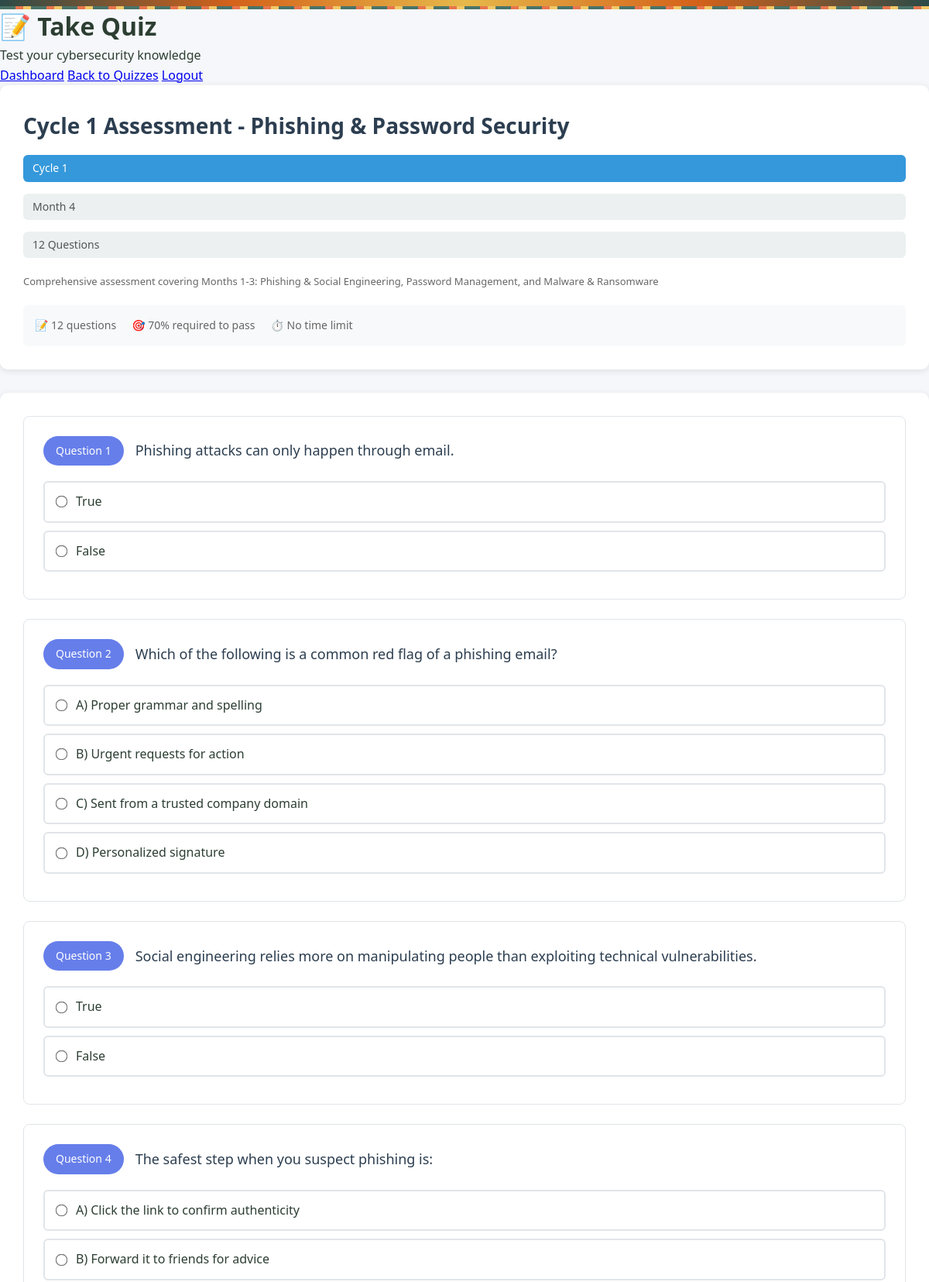
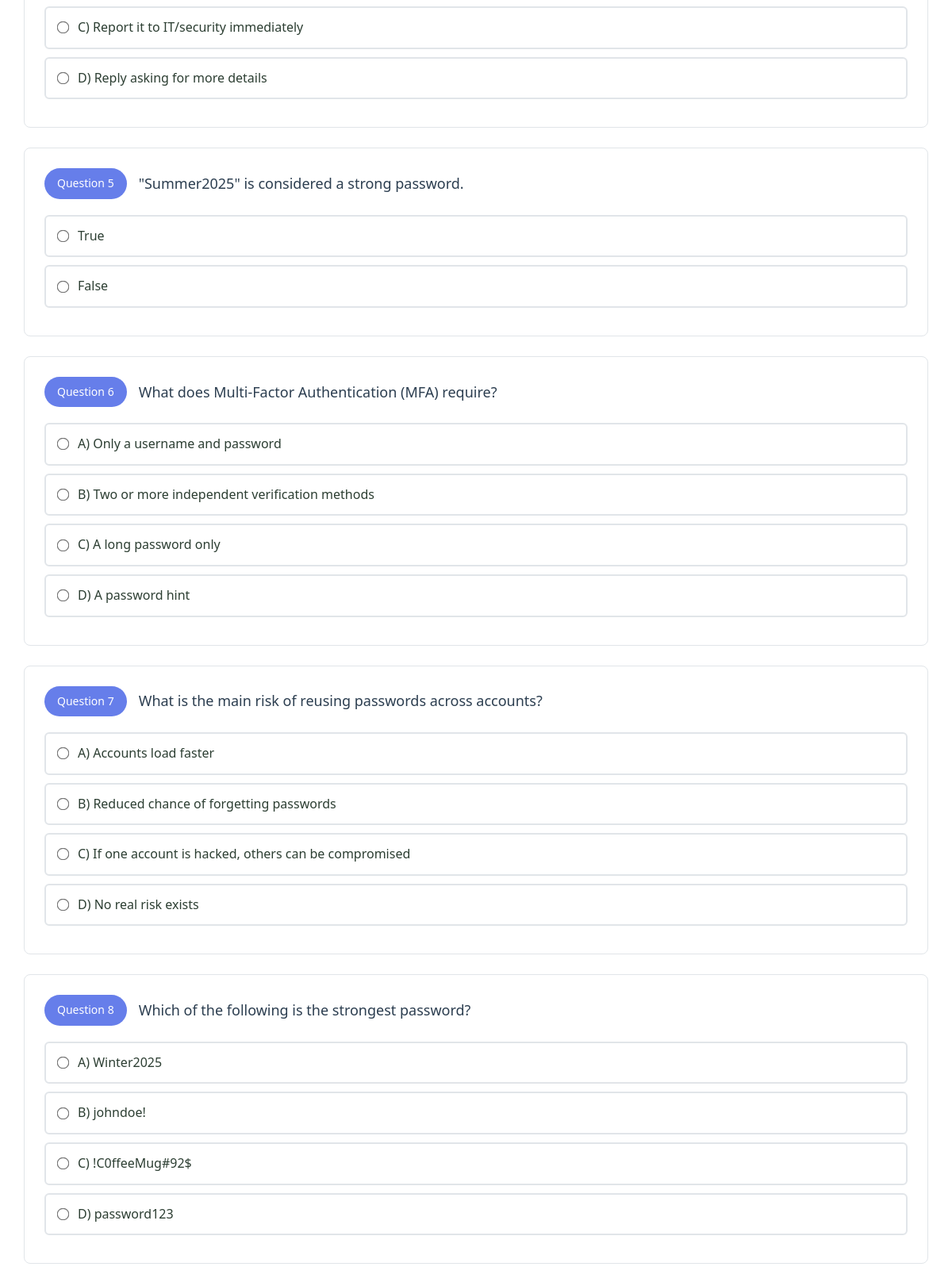
The app's page /take_quiz.php?id=7 (signed in, upper part) with its own data (2 pictures, top to bottom).
### tables this page shows
CREATE TABLE quizzes (
    id INTEGER PRIMARY KEY AUTOINCREMENT,
    organization_id INTEGER, -- NULL for global quizzes
    title VARCHAR(255) NOT NULL,
    description TEXT,
    month_number INTEGER NOT NULL CHECK (month_number >= 1 AND month_number <= 12),
    passing_score INTEGER DEFAULT 70 CHECK (passing_score >= 0 AND passing_score <= 100),
    status_id INTEGER NOT NULL DEFAULT 1,
    release_date DATE,
    due_date DATE,
    requires_previous_completion BOOLEAN DEFAULT 0,
    max_attempts INTEGER DEFAULT 3,
    time_limit_minutes INTEGER,
    randomize_questions BOOLEAN DEFAULT 0,
    show_results_immediately BOOLEAN DEFAULT 1,
    created_by INTEGER NOT NULL,
    is_active BOOLEAN DEFAULT 1,
    created_at TIMESTAMP DEFAULT CURRENT_TIMESTAMP,
    updated_at TIMESTAMP DEFAULT CURRENT_TIMESTAMP,
    FOREIGN KEY (organization_id) REFERENCES organizations(id),
    FOREIGN KEY (status_id) REFERENCES quiz_statuses(id),
    FOREIGN KEY (created_by) REFERENCES users(id)
);

CREATE TABLE quiz_questions (
    id INTEGER PRIMARY KEY AUTOINCREMENT,
    quiz_id INTEGER NOT NULL,
    question_text TEXT NOT NULL,
    question_type TEXT NOT NULL CHECK (question_type IN ('multiple_choice', 'true_false', 'short_answer')),
    option_a TEXT,
    option_b TEXT,
    option_c TEXT,
    option_d TEXT,
    correct_answer VARCHAR(10) NOT NULL,
    explanation TEXT, -- Explanation for correct answer
    question_order INTEGER NOT NULL,
    points INTEGER DEFAULT 1,
    created_at TIMESTAMP DEFAULT CURRENT_TIMESTAMP,
    FOREIGN KEY (quiz_id) REFERENCES quizzes(id) ON DELETE CASCADE
);

### src/config/program_structure.php (called while the page is built, shortened)
<?php
function getCycleByMonth($month_number) {
    $cycles = PROGRAM_CYCLES;
    foreach ($cycles as $cycle) {
        if ($month_number >= $cycle['start_month'] && $month_number <= $cycle['end_month']) {
            return $cycle;
        }
    }
    return null;
}

### src/take_quiz.php (the view, shortened to what this page needs)
<?php
require_once __DIR__ . '/config/db.php';
require_once __DIR__ . '/config/program_structure.php';
require_once __DIR__ . '/quiz_helper.php';
$quiz_id = $_GET['id'] ?? '';
try {
    if ($_SESSION['role'] === 'system_admin') {
        $stmt = $pdo->prepare("SELECT * FROM quizzes WHERE id = :id AND is_active = 1 LIMIT 1");
        $stmt->execute(['id' => $quiz_id]);
    }
    $quiz = $stmt->fetch(PDO::FETCH_ASSOC);
    $stmt = $pdo->prepare("
        SELECT * FROM quiz_questions
        WHERE quiz_id = :quiz_id
        ORDER BY question_order ASC
    ");
    $stmt->execute(['quiz_id' => $quiz_id]);
    $questions = $stmt->fetchAll(PDO::FETCH_ASSOC);
} catch (PDOException $e) {
    header('Location: quiz_list.php?error=' . urlencode('Error loading quiz'));
    exit();
}
?>
<!DOCTYPE html>
<html lang="en">
<head>
    <link rel="stylesheet" href="assets/webdesign-style.css">
</head>
<body>
    <div class="african-header">
        <div class="african-border"></div>
        <div class="african-header-content">
            <h1>📝 Take Quiz</h1>
            <p>Test your cybersecurity knowledge</p>
        </div>
        <div class="african-nav-links">
            <a href="dashboard.php">Dashboard</a>
            <a href="quiz_list.php">Back to Quizzes</a>
            <a href="logout.php">Logout</a>
        </div>
    </div>
    <div class="african-container">
        <div class="quiz-info">
            <div class="quiz-title"><?php echo htmlspecialchars($quiz['title']); ?></div>
            <div class="quiz-meta">
                <?php
                $cycle = getCycleByMonth($quiz['month_number']);
                if ($cycle): ?>
                    <span class="meta-badge cycle">Cycle <?php echo $cycle['cycle_number']; ?></span>
                <?php endif; ?>
                <?php if ($quiz['month_number']): ?>
                    <span class="meta-badge">Month <?php echo $quiz['month_number']; ?></span>
                <?php endif; ?>
                <span class="meta-badge"><?php echo count($questions); ?> Questions</span>
            </div>
            <?php if ($quiz['description']): ?>
                <div class="quiz-description"><?php echo nl2br(htmlspecialchars($quiz['description'])); ?></div>
            <?php endif; ?>
            <div class="quiz-stats">
                <span class="stat">📝 <?php echo count($questions); ?> questions</span>
                <span class="stat">🎯 <?php echo $quiz['passing_score']; ?>% required to pass</span>
                <span class="stat">⏱️ No time limit</span>
            </div>
        </div>
        <div class="quiz-form">
            <form method="POST" action="submit_quiz.php" id="quizForm">
                <?php foreach ($questions as $index => $question): ?>
                    <div class="question-card">
                        <div class="question-header">
                            <span class="question-number">Question <?php echo $index + 1; ?></span>
                            <div class="question-text"><?php echo htmlspecialchars($question['question_text']); ?></div>
                        </div>
                        <div class="options">
                            <?php if ($question['question_type'] === 'multiple_choice'): ?>
                                <div class="option">
                                    <input type="radio" name="answers[<?php echo $question['id']; ?>]" value="A" id="q<?php echo $question['id']; ?>_a" required>
                                    <label for="q<?php echo $question['id']; ?>_a">A) <?php echo htmlspecialchars($question['option_a']); ?></label>
                                </div>
                                <div class="option">
                                    <input type="radio" name="answers[<?php echo $question['id']; ?>]" value="B" id="q<?php echo $question['id']; ?>_b" required>
                                    <label for="q<?php echo $question['id']; ?>_b">B) <?php echo htmlspecialchars($question['option_b']); ?></label>
                                </div>
                                <div class="option">
                                    <input type="radio" name="answers[<?php echo $question['id']; ?>]" value="C" id="q<?php echo $question['id']; ?>_c" required>
                                    <label for="q<?php echo $question['id']; ?>_c">C) <?php echo htmlspecialchars($question['option_c']); ?></label>
                                </div>
                                <div class="option">
                                    <input type="radio" name="answers[<?php echo $question['id']; ?>]" value="D" id="q<?php echo $question['id']; ?>_d" required>
                                    <label for="q<?php echo $question['id']; ?>_d">D) <?php echo htmlspecialchars($question['option_d']); ?></label>
                                </div>
                            <?php elseif ($question['question_type'] === 'true_false'): ?>
                                <div class="option">
                                    <input type="radio" name="answers[<?php echo $question['id']; ?>]" value="TRUE" id="q<?php echo $question['id']; ?>_true" required>
                                    <label for="q<?php echo $question['id']; ?>_true">True</label>
                                </div>
                                <div class="option">
                                    <input type="radio" name="answers[<?php echo $question['id']; ?>]" value="FALSE" id="q<?php echo $question['id']; ?>_false" required>
                                    <label for="q<?php echo $question['id']; ?>_false">False</label>
                                </div>
                            <?php endif; ?>
                        </div>
                    </div>
                <?php endforeach; ?>
            </form>
        </div>
    </div>
</body>
</html>

### src/assets/webdesign-style.css (style rules this page uses)
:root { --primary-dark: #2c4a47; --primary-medium: #3a5f5a; --accent-orange: #d4621a; --accent-gold: #e6b84a; --accent-red: #a63929; --cream-bg: #f4e8d0; --light-cream: #faf6ee; --text-dark: #2c3e32; --text-medium: #4a5d52; --pattern-green: #4a7368; --pattern-orange: #e8754d; --pattern-gold: #f2c866; }
* { margin: 0; padding: 0; box-sizing: border-box; }
body { font-family: 'Segoe UI', 'Ubuntu', 'Roboto', sans-serif; background: linear-gradient(135deg, var(--light-cream) 0%, var(--cream-bg) 100%); color: var(--text-dark); line-height: 1.6; min-height: 100vh; }
.african-border { background: linear-gradient(90deg, var(--primary-dark) 0%, var(--accent-orange) 25%, var(--accent-gold) 50%, var(--accent-orange) 75%, var(--primary-dark) 100%); height: 8px; position: relative; }
.african-border::after { content: ''; position: absolute; top: 8px; left: 0; right: 0; height: 4px; background: repeating-linear-gradient( 90deg, var(--pattern-green) 0px, var(--pattern-green) 20px, var(--pattern-orange) 20px, var(--pattern-orange) 30px, var(--pattern-gold) 30px, var(--pattern-gold) 40px ); }
.quiz-description { color: var(--text-medium); font-size: 13px; line-height: 1.4; margin-bottom: 10px; overflow: hidden; text-overflow: ellipsis; display: -webkit-box; -webkit-line-clamp: 2; -webkit-box-orient: vertical; }
.quiz-meta { display: flex; flex-direction: column; gap: 4px; font-size: 11px; color: var(--text-medium); }
.quiz-meta span { display: block; }
:root { --warning-color: #ff9800; }

### src/take_quiz.php (style rules this page uses)
body { font-family: 'Segoe UI', Tahoma, Geneva, Verdana, sans-serif; margin: 0; background: #f5f7fa; }
.quiz-info { background: white; padding: 30px; border-radius: 10px; box-shadow: 0 2px 10px rgba(0,0,0,0.1); margin-bottom: 30px; }
.quiz-title { font-size: 28px; font-weight: 600; margin-bottom: 15px; color: #2c3e50; }
.quiz-meta { display: flex; gap: 15px; margin-bottom: 20px; }
.meta-badge { background: #ecf0f1; color: #555; padding: 6px 12px; border-radius: 6px; font-size: 14px; }
.meta-badge.cycle { background: #3498db; color: white; }
.quiz-description { color: #666; line-height: 1.6; margin-bottom: 20px; }
.quiz-stats { display: flex; gap: 20px; padding: 15px; background: #f8f9fa; border-radius: 6px; }
.stat { font-size: 14px; color: #666; }
.quiz-form { background: white; padding: 30px; border-radius: 10px; box-shadow: 0 2px 10px rgba(0,0,0,0.1); }
.question-card { border: 1px solid #e1e5e9; border-radius: 8px; padding: 25px; margin-bottom: 25px; }
.question-header { display: flex; align-items: center; margin-bottom: 20px; }
.question-number { background: #667eea; color: white; padding: 8px 16px; border-radius: 20px; font-size: 14px; font-weight: 500; margin-right: 15px; }
.question-text { font-size: 18px; font-weight: 500; color: #2c3e50; }
.options { margin-top: 20px; }
.option { display: flex; align-items: center; padding: 12px 15px; margin-bottom: 10px; border: 2px solid #e1e5e9; border-radius: 6px; cursor: pointer; transition: all 0.2s; }
.option input[type="radio"] { margin-right: 12px; transform: scale(1.2); }
.option label { cursor: pointer; font-size: 16px; }

### records on screen
quizzes: title "Cycle 1 Assessment - Phishing & Password Security", month_number "1", month_number "4", description "Comprehensive assessment covering Months 1-3: Phishing & Social Engineering, Password Management, and Malware & Ransomware", passing_score "70"
quiz_questions: question_text "Phishing attacks can only happen through email."
quiz_questions: question_text "Which of the following is a common red flag of a phishing email?", option_a "Proper grammar and spelling", option_b "Urgent requests for action", option_c "Sent from a trusted company domain", option_d "Personalized signature"
quiz_questions: question_text "Social engineering relies more on manipulating people than exploiting technical vulnerabilities."
quiz_questions: question_text "The safest step when you suspect phishing is:", option_a "Click the link to confirm authenticity", option_b "Forward it to friends for advice", option_c "Report it to IT/security immediately", option_d "Reply asking for more details"
quiz_questions: question_text "\"Summer2025\" is considered a strong password."
quiz_questions: question_text "What does Multi-Factor Authentication (MFA) require?", option_a "Only a username and password", option_b "Two or more independent verification methods", option_c "A long password only", option_d "A password hint"
quiz_questions: question_text "What is the main risk of reusing passwords across accounts?", option_a "Accounts load faster", option_b "Reduced chance of forgetting passwords", option_c "If one account is hacked, others can be compromised", option_d "No real risk exists"
quiz_questions: question_text "Which of the following is the strongest password?", option_a "Winter2025", option_b "johndoe!", option_c "!C0ffeeMug#92$", option_d "password123"

### other values on screen
count($questions) "12"
